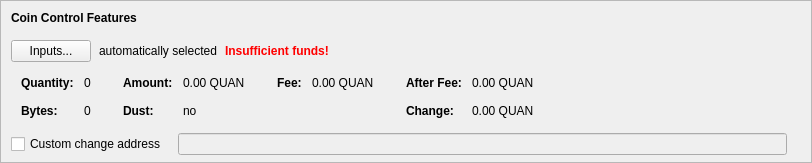
    <widget class="QFrame" name="frameCoinControl">
     <property name="sizePolicy">
      <sizepolicy hsizetype="Expanding" vsizetype="Expanding">
       <horstretch>0</horstretch>
       <verstretch>0</verstretch>
      </sizepolicy>
     </property>
     <property name="maximumSize">
      <size>
       <width>16777215</width>
       <height>16777215</height>
      </size>
     </property>
     <property name="frameShape">
      <enum>QFrame::StyledPanel</enum>
     </property>
     <property name="frameShadow">
      <enum>QFrame::Sunken</enum>
     </property>
     <layout class="QVBoxLayout" name="verticalLayoutCoinControl2">
      <property name="spacing">
       <number>0</number>
      </property>
      <property name="leftMargin">
       <number>0</number>
      </property>
      <property name="topMargin">
       <number>0</number>
      </property>
      <property name="rightMargin">
       <number>0</number>
      </property>
      <property name="bottomMargin">
       <number>6</number>
      </property>
      <item>
       <layout class="QVBoxLayout" name="verticalLayoutCoinControl" stretch="0,0,0,0,1">
        <property name="spacing">
         <number>0</number>
        </property>
        <property name="leftMargin">
         <number>10</number>
        </property>
        <property name="topMargin">
         <number>10</number>
        </property>
        <item>
         <layout class="QHBoxLayout" name="horizontalLayoutCoinControl1">
          <property name="bottomMargin">
           <number>15</number>
          </property>
          <item>
           <widget class="QLabel" name="labelCoinControlFeatures">
            <property name="sizePolicy">
             <sizepolicy hsizetype="Preferred" vsizetype="Maximum">
              <horstretch>0</horstretch>
              <verstretch>0</verstretch>
             </sizepolicy>
            </property>
            <property name="font">
             <font>
              <weight>75</weight>
              <bold>true</bold>
             </font>
            </property>
            <property name="styleSheet">
             <string notr="true">font-weight:bold;</string>
            </property>
            <property name="text">
             <string>Coin Control Features</string>
            </property>
           </widget>
          </item>
         </layout>
        </item>
        <item>
         <layout class="QHBoxLayout" name="horizontalLayoutCoinControl2" stretch="0,0,0,0">
          <property name="spacing">
           <number>8</number>
          </property>
          <property name="bottomMargin">
           <number>10</number>
          </property>
          <item>
           <widget class="QPushButton" name="pushButtonCoinControl">
            <property name="styleSheet">
             <string notr="true"/>
            </property>
            <property name="text">
             <string>Inputs...</string>
            </property>
            <property name="autoDefault">
             <bool>false</bool>
            </property>
           </widget>
          </item>
          <item>
           <widget class="QLabel" name="labelCoinControlAutomaticallySelected">
            <property name="text">
             <string>automatically selected</string>
            </property>
            <property name="margin">
             <number>5</number>
            </property>
           </widget>
          </item>
          <item>
           <widget class="QLabel" name="labelCoinControlInsuffFunds">
            <property name="font">
             <font>
              <weight>75</weight>
              <bold>true</bold>
             </font>
            </property>
            <property name="styleSheet">
             <string notr="true">color:red;font-weight:bold;</string>
            </property>
            <property name="text">
             <string>Insufficient funds!</string>
            </property>
            <property name="margin">
             <number>5</number>
            </property>
           </widget>
          </item>
          <item>
           <spacer name="horizontalSpacerCoinControl">
            <property name="orientation">
             <enum>Qt::Horizontal</enum>
            </property>
            <property name="sizeHint" stdset="0">
             <size>
              <width>40</width>
              <height>1</height>
             </size>
            </property>
           </spacer>
          </item>
         </layout>
        </item>
        <item>
         <widget class="QWidget" name="widgetCoinControl" native="true">
          <property name="sizePolicy">
           <sizepolicy hsizetype="Preferred" vsizetype="Preferred">
            <horstretch>0</horstretch>
            <verstretch>0</verstretch>
           </sizepolicy>
          </property>
          <property name="minimumSize">
           <size>
            <width>0</width>
            <height>0</height>
           </size>
          </property>
          <property name="styleSheet">
           <string notr="true"/>
          </property>
          <layout class="QHBoxLayout" name="horizontalLayoutCoinControl5">
           <property name="leftMargin">
            <number>0</number>
           </property>
           <property name="topMargin">
            <number>0</number>
           </property>
           <property name="rightMargin">
            <number>0</number>
           </property>
           <property name="bottomMargin">
            <number>0</number>
           </property>
           <item>
            <layout class="QHBoxLayout" name="horizontalLayoutCoinControl3" stretch="0,0,0,1">
             <property name="spacing">
              <number>20</number>
             </property>
             <property name="topMargin">
              <number>0</number>
             </property>
             <property name="bottomMargin">
              <number>10</number>
             </property>
             <item>
              <layout class="QFormLayout" name="formLayoutCoinControl1">
               <property name="horizontalSpacing">
                <number>10</number>
               </property>
               <property name="verticalSpacing">
                <number>14</number>
               </property>
               <property name="leftMargin">
                <number>10</number>
               </property>
               <property name="topMargin">
                <number>4</number>
               </property>
               <property name="rightMargin">
                <number>6</number>
               </property>
               <item row="0" column="0">
                <widget class="QLabel" name="labelCoinControlQuantityText">
                 <property name="font">
                  <font>
                   <weight>75</weight>
                   <bold>true</bold>
                  </font>
                 </property>
                 <property name="text">
                  <string>Quantity:</string>
                 </property>
                 <property name="margin">
                  <number>0</number>
                 </property>
                </widget>
               </item>
               <item row="0" column="1">
                <widget class="QLabel" name="labelCoinControlQuantity">
                 <property name="cursor">
                  <cursorShape>IBeamCursor</cursorShape>
                 </property>
                 <property name="contextMenuPolicy">
                  <enum>Qt::ActionsContextMenu</enum>
                 </property>
                 <property name="text">
                  <string notr="true">0</string>
                 </property>
                 <property name="margin">
                  <number>0</number>
                 </property>
                 <property name="textInteractionFlags">
                  <set>Qt::LinksAccessibleByMouse|Qt::TextSelectableByKeyboard|Qt::TextSelectableByMouse</set>
                 </property>
                </widget>
               </item>
               <item row="1" column="0">
                <widget class="QLabel" name="labelCoinControlBytesText">
                 <property name="font">
                  <font>
                   <weight>75</weight>
                   <bold>true</bold>
                  </font>
                 </property>
                 <property name="text">
                  <string>Bytes:</string>
                 </property>
                </widget>
               </item>
               <item row="1" column="1">
                <widget class="QLabel" name="labelCoinControlBytes">
                 <property name="cursor">
                  <cursorShape>IBeamCursor</cursorShape>
                 </property>
                 <property name="contextMenuPolicy">
                  <enum>Qt::ActionsContextMenu</enum>
                 </property>
                 <property name="text">
                  <string notr="true">0</string>
                 </property>
                 <property name="textInteractionFlags">
                  <set>Qt::LinksAccessibleByMouse|Qt::TextSelectableByKeyboard|Qt::TextSelectableByMouse</set>
                 </property>
                </widget>
               </item>
              </layout>
             </item>
             <item>
              <layout class="QFormLayout" name="formLayoutCoinControl2">
               <property name="horizontalSpacing">
                <number>10</number>
               </property>
               <property name="verticalSpacing">
                <number>14</number>
               </property>
               <property name="leftMargin">
                <number>6</number>
               </property>
               <property name="topMargin">
                <number>4</number>
               </property>
               <property name="rightMargin">
                <number>6</number>
               </property>
               <item row="0" column="0">
                <widget class="QLabel" name="labelCoinControlAmountText">
                 <property name="font">
                  <font>
                   <weight>75</weight>
                   <bold>true</bold>
                  </font>
                 </property>
                 <property name="text">
                  <string>Amount:</string>
                 </property>
                 <property name="margin">
                  <number>0</number>
                 </property>
                </widget>
               </item>
               <item row="0" column="1">
                <widget class="QLabel" name="labelCoinControlAmount">
                 <property name="cursor">
                  <cursorShape>IBeamCursor</cursorShape>
                 </property>
                 <property name="contextMenuPolicy">
                  <enum>Qt::ActionsContextMenu</enum>
                 </property>
                 <property name="text">
                  <string notr="true">0.00 QUAN</string>
                 </property>
                 <property name="textInteractionFlags">
                  <set>Qt::LinksAccessibleByMouse|Qt::TextSelectableByKeyboard|Qt::TextSelectableByMouse</set>
                 </property>
                </widget>
               </item>
               <item row="1" column="0">
                <widget class="QLabel" name="labelCoinControlLowOutputText">
                 <property name="font">
                  <font>
                   <weight>75</weight>
                   <bold>true</bold>
                  </font>
                 </property>
                 <property name="text">
                  <string>Dust:</string>
                 </property>
                </widget>
               </item>
               <item row="1" column="1">
                <widget class="QLabel" name="labelCoinControlLowOutput">
                 <property name="cursor">
                  <cursorShape>IBeamCursor</cursorShape>
                 </property>
                 <property name="contextMenuPolicy">
                  <enum>Qt::ActionsContextMenu</enum>
                 </property>
                 <property name="text">
                  <string notr="true">no</string>
                 </property>
                 <property name="textInteractionFlags">
                  <set>Qt::LinksAccessibleByMouse|Qt::TextSelectableByKeyboard|Qt::TextSelectableByMouse</set>
                 </property>
                </widget>
               </item>
              </layout>
             </item>
             <item>
              <layout class="QFormLayout" name="formLayoutCoinControl3">
               <property name="horizontalSpacing">
                <number>10</number>
               </property>
               <property name="verticalSpacing">
                <number>14</number>
               </property>
               <property name="leftMargin">
                <number>6</number>
               </property>
               <property name="topMargin">
                <number>4</number>
               </property>
               <property name="rightMargin">
                <number>6</number>
               </property>
               <item row="0" column="0">
                <widget class="QLabel" name="labelCoinControlFeeText">
                 <property name="font">
                  <font>
                   <weight>75</weight>
                   <bold>true</bold>
                  </font>
                 </property>
                 <property name="text">
                  <string>Fee:</string>
                 </property>
                 <property name="margin">
                  <number>0</number>
                 </property>
                </widget>
               </item>
               <item row="0" column="1">
                <widget class="QLabel" name="labelCoinControlFee">
                 <property name="cursor">
                  <cursorShape>IBeamCursor</cursorShape>
                 </property>
                 <property name="contextMenuPolicy">
                  <enum>Qt::ActionsContextMenu</enum>
                 </property>
                 <property name="text">
                  <string notr="true">0.00 QUAN</string>
                 </property>
                 <property name="textInteractionFlags">
                  <set>Qt::LinksAccessibleByMouse|Qt::TextSelectableByKeyboard|Qt::TextSelectableByMouse</set>
                 </property>
                </widget>
               </item>
              </layout>
             </item>
             <item>
              <layout class="QFormLayout" name="formLayoutCoinControl4">
               <property name="horizontalSpacing">
                <number>10</number>
               </property>
               <property name="verticalSpacing">
                <number>14</number>
               </property>
               <property name="leftMargin">
                <number>6</number>
               </property>
               <property name="topMargin">
                <number>4</number>
               </property>
               <property name="rightMargin">
                <number>6</number>
               </property>
               <item row="0" column="0">
                <widget class="QLabel" name="labelCoinControlAfterFeeText">
                 <property name="font">
                  <font>
                   <weight>75</weight>
                   <bold>true</bold>
                  </font>
                 </property>
                 <property name="text">
                  <string>After Fee:</string>
                 </property>
                 <property name="margin">
                  <number>0</number>
                 </property>
                </widget>
               </item>
               <item row="0" column="1">
                <widget class="QLabel" name="labelCoinControlAfterFee">
                 <property name="cursor">
                  <cursorShape>IBeamCursor</cursorShape>
                 </property>
                 <property name="contextMenuPolicy">
                  <enum>Qt::ActionsContextMenu</enum>
                 </property>
                 <property name="text">
                  <string notr="true">0.00 QUAN</string>
                 </property>
                 <property name="textInteractionFlags">
                  <set>Qt::LinksAccessibleByMouse|Qt::TextSelectableByKeyboard|Qt::TextSelectableByMouse</set>
                 </property>
                </widget>
               </item>
               <item row="1" column="0">
                <widget class="QLabel" name="labelCoinControlChangeText">
                 <property name="font">
                  <font>
                   <weight>75</weight>
                   <bold>true</bold>
                  </font>
                 </property>
                 <property name="text">
                  <string>Change:</string>
                 </property>
                </widget>
               </item>
               <item row="1" column="1">
                <widget class="QLabel" name="labelCoinControlChange">
                 <property name="cursor">
                  <cursorShape>IBeamCursor</cursorShape>
                 </property>
                 <property name="contextMenuPolicy">
                  <enum>Qt::ActionsContextMenu</enum>
                 </property>
                 <property name="text">
                  <string notr="true">0.00 QUAN</string>
                 </property>
                 <property name="textInteractionFlags">
                  <set>Qt::LinksAccessibleByMouse|Qt::TextSelectableByKeyboard|Qt::TextSelectableByMouse</set>
                 </property>
                </widget>
               </item>
              </layout>
             </item>
            </layout>
           </item>
          </layout>
         </widget>
        </item>
        <item>
         <layout class="QHBoxLayout" name="horizontalLayoutCoinControl4" stretch="0,0,0">
          <property name="spacing">
           <number>12</number>
          </property>
          <property name="sizeConstraint">
           <enum>QLayout::SetDefaultConstraint</enum>
          </property>
          <property name="topMargin">
           <number>5</number>
          </property>
          <property name="rightMargin">
           <number>5</number>
          </property>
          <item>
           <widget class="QCheckBox" name="checkBoxCoinControlChange">
            <property name="toolTip">
             <string>If this is activated, but the change address is empty or invalid, change will be sent to a newly generated address.</string>
            </property>
            <property name="text">
             <string>Custom change address</string>
            </property>
           </widget>
          </item>
          <item>
           <widget class="QValidatedLineEdit" name="lineEditCoinControlChange">
            <property name="enabled">
             <bool>false</bool>
            </property>
            <property name="sizePolicy">
             <sizepolicy hsizetype="Expanding" vsizetype="Fixed">
              <horstretch>0</horstretch>
              <verstretch>0</verstretch>
             </sizepolicy>
            </property>
           </widget>
          </item>
          <item>
           <widget class="QLabel" name="labelCoinControlChangeLabel">
            <property name="sizePolicy">
             <sizepolicy hsizetype="Preferred" vsizetype="Expanding">
              <horstretch>0</horstretch>
              <verstretch>0</verstretch>
             </sizepolicy>
            </property>
            <property name="minimumSize">
             <size>
              <width>0</width>
              <height>0</height>
             </size>
            </property>
            <property name="text">
             <string/>
            </property>
            <property name="margin">
             <number>3</number>
            </property>
           </widget>
          </item>
         </layout>
        </item>
        <item>
         <spacer name="verticalSpacerCoinControl">
          <property name="orientation">
           <enum>Qt::Vertical</enum>
          </property>
          <property name="sizeHint" stdset="0">
           <size>
            <width>800</width>
            <height>1</height>
           </size>
          </property>
         </spacer>
        </item>
       </layout>
      </item>
     </layout>
    </widget>
